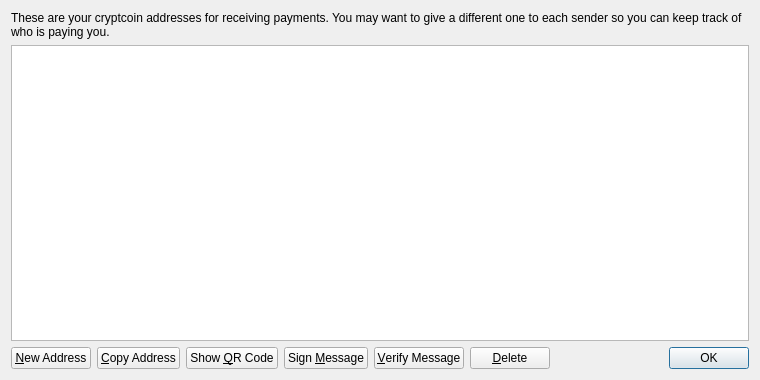
<?xml version="1.0" encoding="UTF-8"?>
<ui version="4.0">
 <class>AddressBookPage</class>
 <widget class="QWidget" name="AddressBookPage">
  <property name="geometry">
   <rect>
    <x>0</x>
    <y>0</y>
    <width>760</width>
    <height>380</height>
   </rect>
  </property>
  <property name="windowTitle">
   <string>Address Book</string>
  </property>
  <layout class="QVBoxLayout" name="verticalLayout">
   <item>
    <widget class="QLabel" name="labelExplanation">
     <property name="text">
      <string>These are your cryptcoin addresses for receiving payments. You may want to give a different one to each sender so you can keep track of who is paying you.</string>
     </property>
     <property name="textFormat">
      <enum>Qt::PlainText</enum>
     </property>
     <property name="wordWrap">
      <bool>true</bool>
     </property>
    </widget>
   </item>
   <item>
    <widget class="QTableView" name="tableView">
     <property name="contextMenuPolicy">
      <enum>Qt::CustomContextMenu</enum>
     </property>
     <property name="toolTip">
      <string>Double-click to edit address or label</string>
     </property>
     <property name="tabKeyNavigation">
      <bool>false</bool>
     </property>
     <property name="alternatingRowColors">
      <bool>true</bool>
     </property>
     <property name="selectionMode">
      <enum>QAbstractItemView::SingleSelection</enum>
     </property>
     <property name="selectionBehavior">
      <enum>QAbstractItemView::SelectRows</enum>
     </property>
     <property name="sortingEnabled">
      <bool>true</bool>
     </property>
     <attribute name="verticalHeaderVisible">
      <bool>false</bool>
     </attribute>
    </widget>
   </item>
   <item>
    <layout class="QHBoxLayout" name="horizontalLayout">
     <item>
      <widget class="QPushButton" name="newAddressButton">
       <property name="toolTip">
        <string>Create a new address</string>
       </property>
       <property name="text">
        <string>&amp;New Address</string>
       </property>
       <property name="icon">
        <iconset resource="../bitcoin.qrc">
         <normaloff>:/icons/add</normaloff>:/icons/add</iconset>
       </property>
      </widget>
     </item>
     <item>
      <widget class="QPushButton" name="copyToClipboard">
       <property name="toolTip">
        <string>Copy the currently selected address to the system clipboard</string>
       </property>
       <property name="text">
        <string>&amp;Copy Address</string>
       </property>
       <property name="icon">
        <iconset resource="../bitcoin.qrc">
         <normaloff>:/icons/editcopy</normaloff>:/icons/editcopy</iconset>
       </property>
      </widget>
     </item>
     <item>
      <widget class="QPushButton" name="showQRCode">
       <property name="text">
        <string>Show &amp;QR Code</string>
       </property>
       <property name="icon">
        <iconset resource="../bitcoin.qrc">
         <normaloff>:/icons/qrcode</normaloff>:/icons/qrcode</iconset>
       </property>
      </widget>
     </item>
     <item>
      <widget class="QPushButton" name="signMessage">
       <property name="toolTip">
        <string>Sign a message to prove you own a cryptcoin address</string>
       </property>
       <property name="text">
        <string>Sign &amp;Message</string>
       </property>
       <property name="icon">
        <iconset resource="../bitcoin.qrc">
         <normaloff>:/icons/edit</normaloff>:/icons/edit</iconset>
       </property>
      </widget>
     </item>
     <item>
      <widget class="QPushButton" name="verifyMessage">
       <property name="toolTip">
        <string>Verify a message to ensure it was signed with a specified cryptcoin address</string>
       </property>
       <property name="text">
        <string>&amp;Verify Message</string>
       </property>
       <property name="icon">
        <iconset resource="../bitcoin.qrc">
         <normaloff>:/icons/transaction_0</normaloff>:/icons/transaction_0</iconset>
       </property>
      </widget>
     </item>
     <item>
      <widget class="QPushButton" name="deleteButton">
       <property name="toolTip">
        <string>Delete the currently selected address from the list</string>
       </property>
       <property name="text">
        <string>&amp;Delete</string>
       </property>
       <property name="icon">
        <iconset resource="../bitcoin.qrc">
         <normaloff>:/icons/remove</normaloff>:/icons/remove</iconset>
       </property>
      </widget>
     </item>
     <item>
      <spacer name="horizontalSpacer">
       <property name="orientation">
        <enum>Qt::Horizontal</enum>
       </property>
       <property name="sizeHint" stdset="0">
        <size>
         <width>40</width>
         <height>20</height>
        </size>
       </property>
      </spacer>
     </item>
     <item>
      <widget class="QDialogButtonBox" name="buttonBox">
       <property name="sizePolicy">
        <sizepolicy hsizetype="Maximum" vsizetype="Fixed">
         <horstretch>0</horstretch>
         <verstretch>0</verstretch>
        </sizepolicy>
       </property>
       <property name="standardButtons">
        <set>QDialogButtonBox::Ok</set>
       </property>
      </widget>
     </item>
    </layout>
   </item>
  </layout>
 </widget>
 <resources>
  <include location="../bitcoin.qrc"/>
 </resources>
 <connections/>
</ui>
